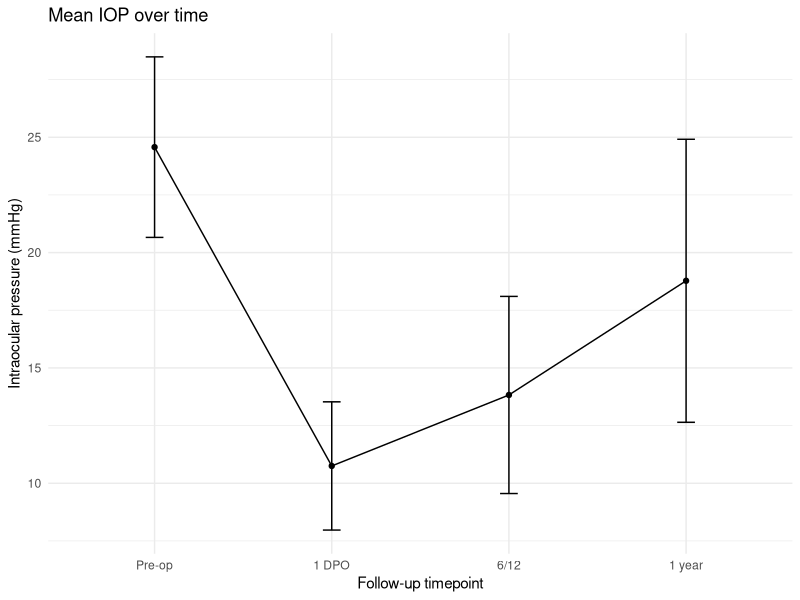
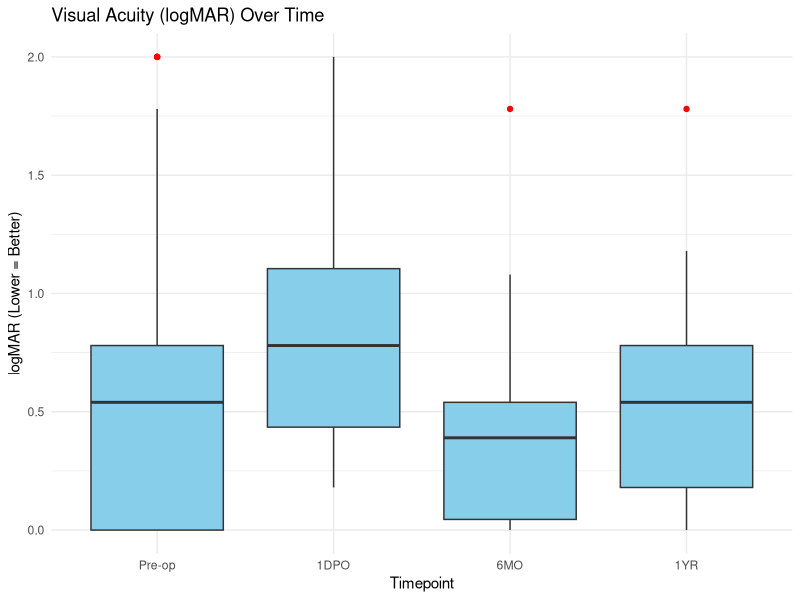
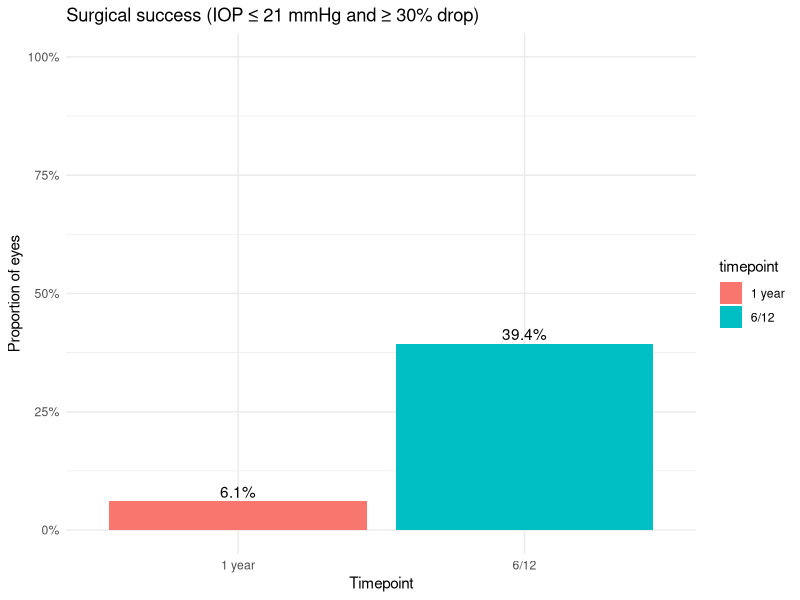
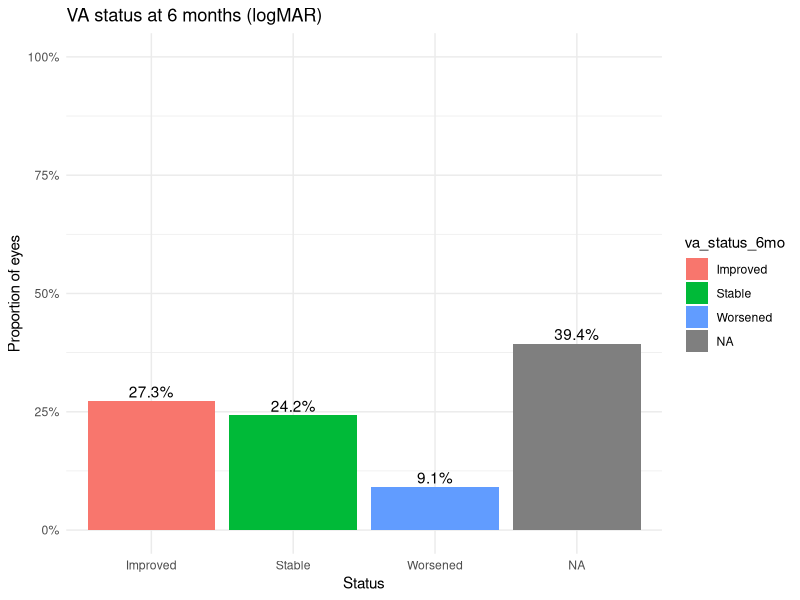
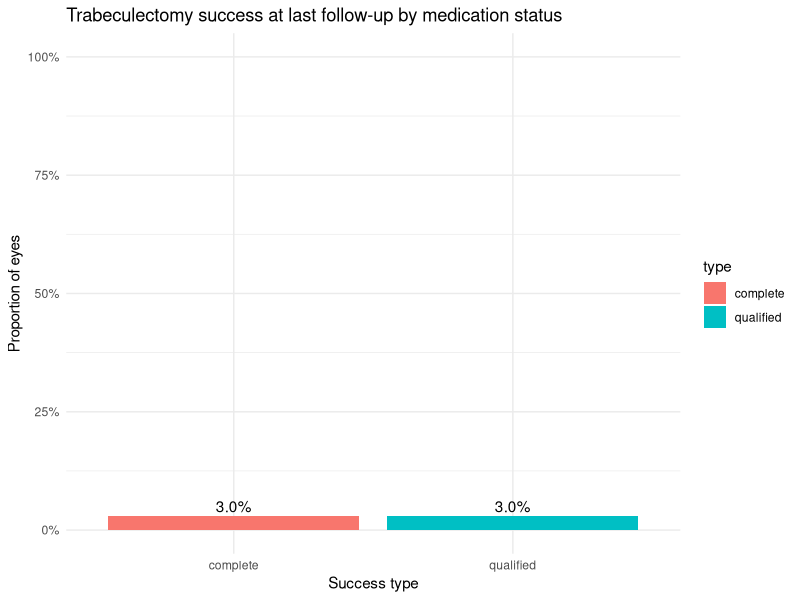
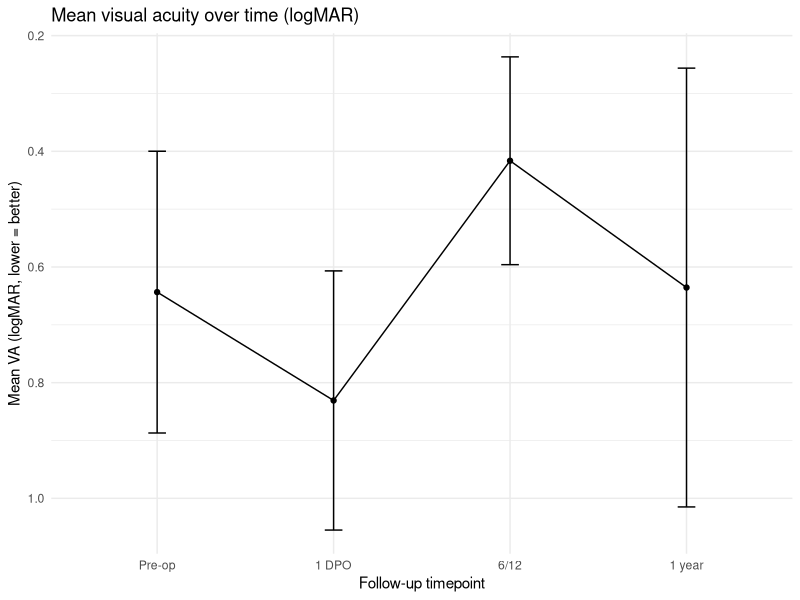
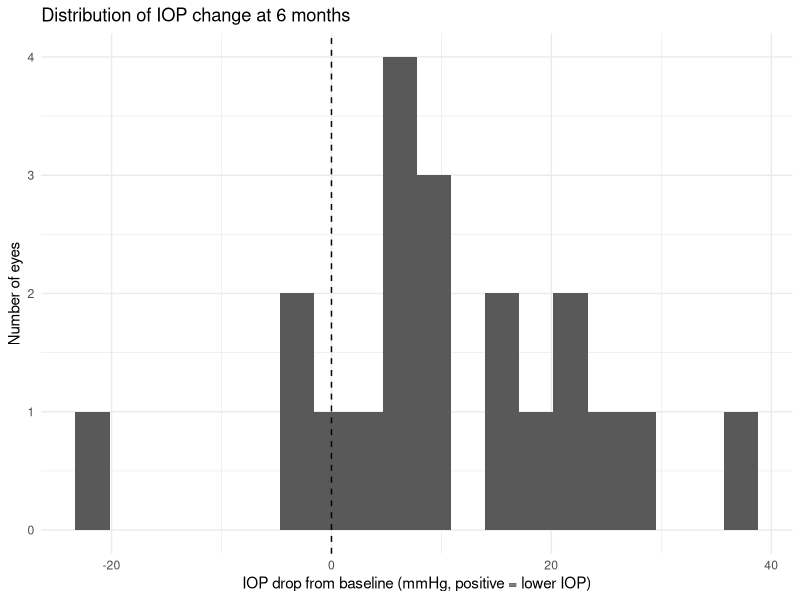
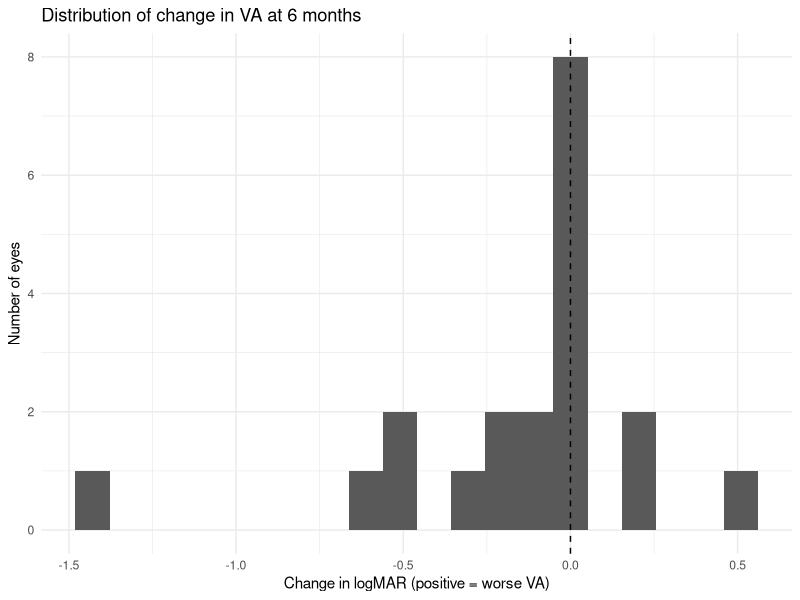

Recreate these plots in R, in order.
## ---- chunk 1
knitr::opts_chunk$set(echo = TRUE, warning = FALSE, message = FALSE)
library(tidyverse)
library(scales)
## ---- chunk 2
data <- readr::read_csv("data/trab_clean.csv")
glimpse(data)
## ---- chunk 3
data <- data %>%
  mutate(
    iop_drop_6mo = iop_preop - iop_6mo,
    iop_drop_1yr = iop_preop - iop_1yr,
    iop_pct_drop_6mo = (iop_preop - iop_6mo) / iop_preop,
    iop_pct_drop_1yr = (iop_preop - iop_1yr) / iop_preop,
    success_6mo_30pct = if_else(!is.na(iop_preop) & !is.na(iop_6mo) & iop_6mo <= 21 & iop_pct_drop_6mo >= 0.30, 1L, 0L),
    success_1yr_30pct = if_else(!is.na(iop_preop) & !is.na(iop_1yr) & iop_1yr <= 21 & iop_pct_drop_1yr >= 0.30, 1L, 0L),
    va_change_6mo = va_6mo_logmar - va_preop_logmar,
    va_change_1yr = va_1yr_logmar - va_preop_logmar,
    va_status_6mo = case_when(
      is.na(va_change_6mo) ~ NA_character_,
      va_change_6mo <= -0.10 ~ "Improved",
      va_change_6mo >= 0.10 ~ "Worsened",
      TRUE ~ "Stable"
    ),
    va_status_1yr = case_when(
      is.na(va_change_1yr) ~ NA_character_,
      va_change_1yr <= -0.10 ~ "Improved",
      va_change_1yr >= 0.10 ~ "Worsened",
      TRUE ~ "Stable"
    )
  )
## ---- chunk 4
iop_long <- data %>%
  select(Patient_ID, Eye, Age, Sex, iop_preop, iop_1dpo, iop_6mo, iop_1yr) %>%
  pivot_longer(cols = starts_with("iop_"), names_to = "timepoint", values_to = "iop") %>%
  mutate(timepoint = factor(timepoint,
                            levels = c("iop_preop", "iop_1dpo", "iop_6mo", "iop_1yr"),
                            labels = c("Pre-op", "1 DPO", "6/12", "1 year")))

iop_summary <- iop_long %>%
  group_by(timepoint) %>%
  summarise(n = sum(!is.na(iop)),
            mean_iop = mean(iop, na.rm = TRUE),
            med_iop = median(iop, na.rm = TRUE),
            sd_iop = sd(iop, na.rm = TRUE)) %>%
  mutate(se_iop = sd_iop / sqrt(n),
         lower = mean_iop - 1.96 * se_iop,
         upper = mean_iop + 1.96 * se_iop)

iop_summary
## ---- chunk 5
ggplot(iop_summary, aes(x = timepoint, y = mean_iop, group = 1)) +
  geom_line() +
  geom_point() +
  geom_errorbar(aes(ymin = lower, ymax = upper), width = 0.1) +
  labs(title = "Mean IOP over time",
       x = "Follow-up timepoint",
       y = "Intraocular pressure (mmHg)") +
  theme_minimal()
## ---- chunk 6
#Plot 2: Boxplot of VA logMAR at Each Timepoint
va_long <- data %>%
  select(Patient_ID, va_preop_logmar, va_1dpo_logmar, va_6mo_logmar, va_1yr_logmar) %>%
  pivot_longer(
    cols = starts_with("va_"),
    names_to = "timepoint",
    values_to = "logmar"
  ) %>%
  mutate(timepoint = factor(timepoint,
    levels = c("va_preop_logmar", "va_1dpo_logmar", "va_6mo_logmar", "va_1yr_logmar"),
    labels = c("Pre-op", "1DPO", "6MO", "1YR")
  ))

ggplot(va_long, aes(x = timepoint, y = logmar)) +
  geom_boxplot(fill = "skyblue", outlier.color = "red") +
  labs(
    title = "Visual Acuity (logMAR) Over Time",
    x = "Timepoint",
    y = "logMAR (Lower = Better)"
  ) +
  theme_minimal()

## ---- chunk 7
success_tab <- data %>%
  summarise(
    n_6mo = sum(!is.na(iop_6mo)),
    n_1yr = sum(!is.na(iop_1yr)),
    prop_6mo_30pct = mean(success_6mo_30pct, na.rm = TRUE),
    prop_1yr_30pct = mean(success_1yr_30pct, na.rm = TRUE)
  ) %>%
  mutate(
    prop_6mo_30pct = percent(prop_6mo_30pct, accuracy = 0.1),
    prop_1yr_30pct = percent(prop_1yr_30pct, accuracy = 0.1)
  )

success_tab
## ---- chunk 8
success_long <- data %>%
  summarise(`6/12` = mean(success_6mo_30pct, na.rm = TRUE),
            `1 year` = mean(success_1yr_30pct, na.rm = TRUE)) %>%
  pivot_longer(everything(), names_to = "timepoint", values_to = "prop") %>%
  mutate(label = percent(prop, accuracy = 0.1))

ggplot(success_long, aes(x = timepoint, y = prop, fill = timepoint)) +
  geom_col() +
  geom_text(aes(label = label), vjust = -0.3) +
  scale_y_continuous(labels = percent_format(accuracy = 1), limits = c(0, 1)) +
  labs(title = "Surgical success (IOP ≤ 21 mmHg and ≥ 30% drop)",
       x = "Timepoint", y = "Proportion of eyes") +
  theme_minimal()
## ---- chunk 9
va_status_6mo_tab <- data %>%
  count(va_status_6mo) %>%
  mutate(prop = n / sum(n), prop_pct = percent(prop, accuracy = 0.1))

va_status_6mo_tab
## ---- chunk 10
ggplot(va_status_6mo_tab, aes(x = va_status_6mo, y = prop, fill = va_status_6mo)) +
  geom_col() +
  geom_text(aes(label = prop_pct), vjust = -0.3) +
  scale_y_continuous(labels = percent_format(accuracy = 1), limits = c(0, 1)) +
  labs(title = "VA status at 6 months (logMAR)",
       x = "Status", y = "Proportion of eyes") +
  theme_minimal()
## ---- chunk 11
# Pre-op: n/a = unknown, not "no meds"
med_preop_any <- function(x) {
  x_clean <- tolower(trimws(as.character(x)))

  # Standard missing / unknown
  x_clean[x_clean %in% c("na", "n/a", "", "-", "--")] <- NA

  dplyr::case_when(
    is.na(x_clean) ~ NA_integer_,

    # Explicit "no meds" text if it ever appears
    str_detect(x_clean, "no med") ~ 0L,
    str_detect(x_clean, "no medication") ~ 0L,
    str_detect(x_clean, "none") ~ 0L,

    # Everything else: assume on at least one glaucoma med
    TRUE ~ 1L
  )
}

# Current: "nil" means truly no meds
med_current_any <- function(x) {
  x_clean <- tolower(trimws(as.character(x)))

  dplyr::case_when(
    is.na(x_clean) ~ NA_integer_,

    # Here "nil" means no medication
    x_clean == "nil" ~ 0L,
    str_detect(x_clean, "no med") ~ 0L,
    str_detect(x_clean, "no medication") ~ 0L,
    str_detect(x_clean, "none") ~ 0L,

    # Everything else: assume on at least one glaucoma med
    TRUE ~ 1L
  )
}

data <- data %>%
  mutate(
    meds_preop_any   = med_preop_any(`Pre-Op medication`),
    meds_current_any = med_current_any(`Current medication`),

    med_free_last = dplyr::if_else(
      !is.na(meds_current_any) & meds_current_any == 0L,
      1L, 0L
    )
  )

## ---- chunk 12
# 1-year success type
data <- data %>%
  mutate(
    # Among eyes that meet IOP target (success_1yr_30pct),
    # split into complete vs qualified at last visit
    complete_success_last  = dplyr::if_else(
      success_1yr_30pct == 1L & med_free_last == 1L,
      1L, 0L
    ),
    qualified_success_last = dplyr::if_else(
      success_1yr_30pct == 1L & med_free_last == 0L,
      1L, 0L
    )
  )
## ---- chunk 13
med_summary <- data %>%
  summarise(
    n_total          = n(),
    n_preop_any      = sum(!is.na(meds_preop_any)),
    n_last_any       = sum(!is.na(meds_current_any)),
    n_med_free_last  = sum(med_free_last == 1, na.rm = TRUE),
    n_success_1yr    = sum(success_1yr_30pct == 1, na.rm = TRUE),
    n_complete_last  = sum(complete_success_last == 1, na.rm = TRUE),
    n_qualified_last = sum(qualified_success_last == 1, na.rm = TRUE)
  ) %>%
  mutate(
    prop_med_free_last_overall =
      scales::percent(n_med_free_last / n_total, accuracy = 0.1),
    prop_qualified_overall =
      scales::percent(n_qualified_last / n_total, accuracy = 0.1),
    prop_qualified_among_success =
      ifelse(n_success_1yr > 0,
             scales::percent(n_qualified_last / n_success_1yr, accuracy = 0.1),
             NA_character_)
  )

med_summary
## ---- chunk 14
success_type_last <- data %>%
  summarise(
    complete  = mean(complete_success_last,  na.rm = TRUE),
    qualified = mean(qualified_success_last, na.rm = TRUE)
  ) %>%
  tidyr::pivot_longer(dplyr::everything(), names_to = "type", values_to = "prop") %>%
  mutate(label = scales::percent(prop, accuracy = 0.1))

ggplot(success_type_last, aes(x = type, y = prop, fill = type)) +
  geom_col() +
  geom_text(aes(label = label), vjust = -0.3) +
  scale_y_continuous(labels = scales::percent_format(accuracy = 1), limits = c(0, 1)) +
  labs(
    title = "Trabeculectomy success at last follow-up by medication status",
    x = "Success type",
    y = "Proportion of eyes"
  ) +
  theme_minimal()
## ---- chunk 15
# Long format for VA (logMAR)
va_long <- data %>%
  select(Patient_ID, Eye,
         va_preop_logmar, va_1dpo_logmar,
         va_6mo_logmar, va_1yr_logmar) %>%
  pivot_longer(
    cols = starts_with("va_"),
    names_to  = "timepoint",
    values_to = "va_logmar"
  ) %>%
  mutate(
    timepoint = factor(
      timepoint,
      levels = c("va_preop_logmar",
                 "va_1dpo_logmar",
                 "va_6mo_logmar",
                 "va_1yr_logmar"),
      labels = c("Pre-op", "1 DPO", "6/12", "1 year")
    )
  )

va_summary <- va_long %>%
  group_by(timepoint) %>%
  summarise(
    n       = sum(!is.na(va_logmar)),
    mean_va = mean(va_logmar, na.rm = TRUE),
    med_va  = median(va_logmar, na.rm = TRUE),
    sd_va   = sd(va_logmar, na.rm = TRUE)
  ) %>%
  mutate(
    se_va = sd_va / sqrt(n),
    lower = mean_va - 1.96 * se_va,
    upper = mean_va + 1.96 * se_va
  )

va_summary
## ---- chunk 16
# VA trajectory plot (logMAR, reversed axis so better VA is "up")
ggplot(va_summary, aes(x = timepoint, y = mean_va, group = 1)) +
  geom_line() +
  geom_point() +
  geom_errorbar(aes(ymin = lower, ymax = upper), width = 0.1) +
  scale_y_reverse() +
  labs(
    title = "Mean visual acuity over time (logMAR)",
    x = "Follow-up timepoint",
    y = "Mean VA (logMAR, lower = better)"
  ) +
  theme_minimal()

## ---- chunk 17
# Histogram of 6-month IOP drop from baseline
ggplot(data, aes(x = iop_drop_6mo)) +
  geom_histogram(bins = 20) +   
  geom_vline(xintercept = 0, linetype = "dashed") +
  labs(
    title = "Distribution of IOP change at 6 months",
    x = "IOP drop from baseline (mmHg, positive = lower IOP)",
    y = "Number of eyes"
  ) +
  theme_minimal()
## ---- chunk 18
# Histogram of VA change at 6 months
ggplot(data, aes(x = va_change_6mo)) +
  geom_histogram(bins = 20) +
  geom_vline(xintercept = 0, linetype = "dashed") +
  labs(
    title = "Distribution of change in VA at 6 months",
    x = "Change in logMAR (positive = worse VA)",
    y = "Number of eyes"
  ) +
  theme_minimal()
## ---- chunk 19
# Preop vs 6 months
iop_paired_6mo <- data %>%
  select(Patient_ID, iop_preop, iop_6mo) %>%
  filter(!is.na(iop_preop), !is.na(iop_6mo))

nrow(iop_paired_6mo)

# Sanity check
nrow(iop_paired_6mo)
summary(iop_paired_6mo$iop_preop - iop_paired_6mo$iop_6mo)

# Paired t test: 6 months
iop_t_6mo <- t.test(
  iop_paired_6mo$iop_6mo,
  iop_paired_6mo$iop_preop,
  paired = TRUE
)
iop_t_6mo


# If distribution looks ugly or n is small, also do Wilcoxon
iop_wilcox_6mo <- wilcox.test(iop_paired_6mo$iop_6mo,
                              iop_paired_6mo$iop_preop,
                              paired = TRUE,
                              exact = FALSE)
iop_wilcox_6mo
## ---- chunk 20
va_paired_6mo <- data %>%
  select(Patient_ID, va_preop_logmar, va_6mo_logmar) %>%
  filter(!is.na(va_preop_logmar), !is.na(va_6mo_logmar))

nrow(va_paired_6mo)
summary(va_paired_6mo$va_6mo_logmar - va_paired_6mo$va_preop_logmar)

# Paired t test
va_t_6mo <- t.test(
  va_paired_6mo$va_6mo_logmar,
  va_paired_6mo$va_preop_logmar,
  paired = TRUE
)
va_t_6mo

# Wilcoxon as a check
va_wilcox_6mo <- wilcox.test(
  va_paired_6mo$va_6mo_logmar,
  va_paired_6mo$va_preop_logmar,
  paired = TRUE,
  exact = FALSE
)
va_wilcox_6mo
